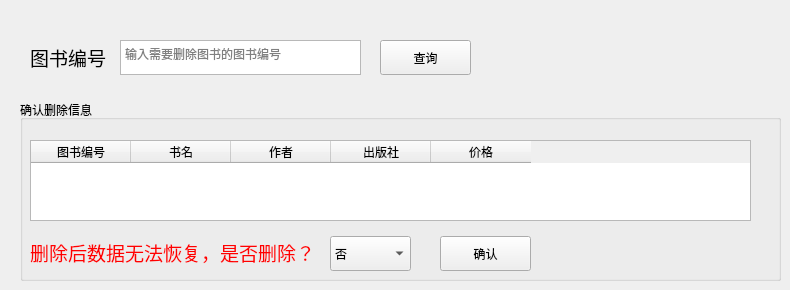
      <widget class="QWidget" name="bookDeleteTab">
       <attribute name="title">
        <string>删除信息</string>
       </attribute>
       <widget class="QPushButton" name="bookDeleteQuery">
        <property name="geometry">
         <rect>
          <x>380</x>
          <y>40</y>
          <width>91</width>
          <height>35</height>
         </rect>
        </property>
        <property name="cursor">
         <cursorShape>PointingHandCursor</cursorShape>
        </property>
        <property name="text">
         <string>查询</string>
        </property>
       </widget>
       <widget class="QGroupBox" name="bookDeleteConfirm">
        <property name="geometry">
         <rect>
          <x>20</x>
          <y>100</y>
          <width>761</width>
          <height>181</height>
         </rect>
        </property>
        <property name="title">
         <string>确认删除信息</string>
        </property>
        <widget class="QLabel" name="r1_label_16">
         <property name="geometry">
          <rect>
           <x>10</x>
           <y>140</y>
           <width>281</width>
           <height>25</height>
          </rect>
         </property>
         <property name="font">
          <font>
           <family>Microsoft YaHei UI</family>
           <pointsize>14</pointsize>
          </font>
         </property>
         <property name="styleSheet">
          <string notr="true">color:red</string>
         </property>
         <property name="text">
          <string>删除后数据无法恢复，是否删除？</string>
         </property>
        </widget>
        <widget class="QComboBox" name="bookDeleteOptions">
         <property name="geometry">
          <rect>
           <x>310</x>
           <y>136</y>
           <width>81</width>
           <height>35</height>
          </rect>
         </property>
         <property name="currentIndex">
          <number>0</number>
         </property>
         <item>
          <property name="text">
           <string>否</string>
          </property>
         </item>
         <item>
          <property name="text">
           <string>是</string>
          </property>
         </item>
        </widget>
        <widget class="QPushButton" name="bookDeleteExec">
         <property name="geometry">
          <rect>
           <x>420</x>
           <y>136</y>
           <width>91</width>
           <height>35</height>
          </rect>
         </property>
         <property name="cursor">
          <cursorShape>PointingHandCursor</cursorShape>
         </property>
         <property name="text">
          <string>确认</string>
         </property>
        </widget>
        <widget class="QTableWidget" name="bookDeleteTable">
         <property name="geometry">
          <rect>
           <x>10</x>
           <y>40</y>
           <width>721</width>
           <height>81</height>
          </rect>
         </property>
         <column>
          <property name="text">
           <string>图书编号</string>
          </property>
         </column>
         <column>
          <property name="text">
           <string>书名</string>
          </property>
         </column>
         <column>
          <property name="text">
           <string>作者</string>
          </property>
         </column>
         <column>
          <property name="text">
           <string>出版社</string>
          </property>
         </column>
         <column>
          <property name="text">
           <string>价格</string>
          </property>
         </column>
        </widget>
       </widget>
       <widget class="QTextEdit" name="bookDeleteId">
        <property name="geometry">
         <rect>
          <x>120</x>
          <y>40</y>
          <width>241</width>
          <height>35</height>
         </rect>
        </property>
        <property name="placeholderText">
         <string>输入需要删除图书的图书编号</string>
        </property>
       </widget>
       <widget class="QLabel" name="r1_label_17">
        <property name="geometry">
         <rect>
          <x>30</x>
          <y>45</y>
          <width>81</width>
          <height>25</height>
         </rect>
        </property>
        <property name="font">
         <font>
          <family>Microsoft YaHei UI</family>
          <pointsize>14</pointsize>
         </font>
        </property>
        <property name="text">
         <string>图书编号</string>
        </property>
       </widget>
      </widget>
